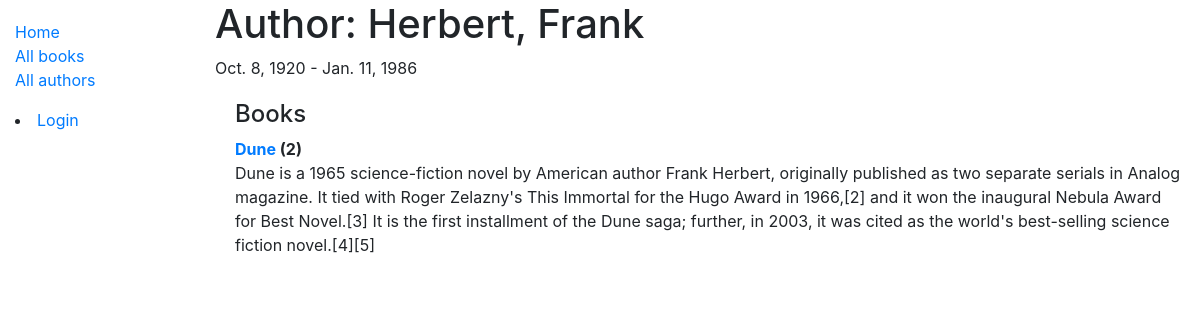
/catalog/author/2, run on the app's committed database.
### catalog/models.py (models this page shows, shortened)
class Author(models.Model):
    first_name = models.CharField(max_length=100)
    last_name = models.CharField(max_length=100)
    date_of_birth = models.DateField(null=True, blank=True)
    date_of_death = models.DateField('Died', null=True, blank=True)
    class Meta:
        ordering = ['last_name', 'first_name']
    def __str__(self):
        return f'{self.last_name}, {self.first_name}'

class Book(models.Model):
    title = models.CharField(max_length=200)
    author = models.ForeignKey('Author', on_delete=models.SET_NULL, null=True)
    summary = models.TextField(max_length=1000, help_text='Enter a brief description of the book')
    isbn = models.CharField('ISBN', max_length=13, unique=True,
                help_text='13 Character <a href="https://www.isbn-international.org/content/what-isbn">ISBN number</a>')
    genre = models.ManyToManyField(Genre, help_text='Select a genre for this book')
    def __str__(self):
        return self.title
    def display_genre(self):
        """Create a string for the Genre. This is required to display genre in Admin."""
        return ', '.join(genre.name for genre in self.genre.all()[:3])
    display_genre.short_description = 'Genre'

### catalog/views.py (the view)
# urls.py: path('author/<int:pk>', views.AuthorDetailView.as_view(), name='author-detail'),
class AuthorDetailView(generic.DetailView):
    model = Author

### catalog/templates/catalog/author_detail.html
{% extends "base_generic.html" %}
{% block content %}
<h1>Author: {{ author }} </h1>
<p>{{author.date_of_birth}} - {% if author.date_of_death %}{{author.date_of_death}}{% endif %}</p>
<div style="margin-left:20px;margin-top:20px">
<h4>Books</h4>
<dl>
{% for book in author.book_set.all %}
  <dt><a href="{% url 'book-detail' book.pk %}">{{book}}</a> ({{book.bookinstance_set.all.count}})</dt>
  <dd>{{book.summary}}</dd>
{% endfor %}
</dl>
</div>
{% endblock %}

### data on the page
Author: last_name+first_name "Herbert, Frank", date_of_birth "Oct. 8, 1920", date_of_death "Jan. 11, 1986"
Book: title "Dune", bookinstance_set.all.count "2", summary "Dune is a 1965 science-fiction novel by American author Frank Herbert, originally published as two separate serials in Analog magazine. It tied with Roger Zelazny's This Immortal for the Hugo Award in 1966,[2] and it won the inaugural Nebula Award for Best Novel.[3] It is the first installment of the Dune saga; further, in 2003, it was cited as the world's best-selling science fiction novel.[4][5]"
